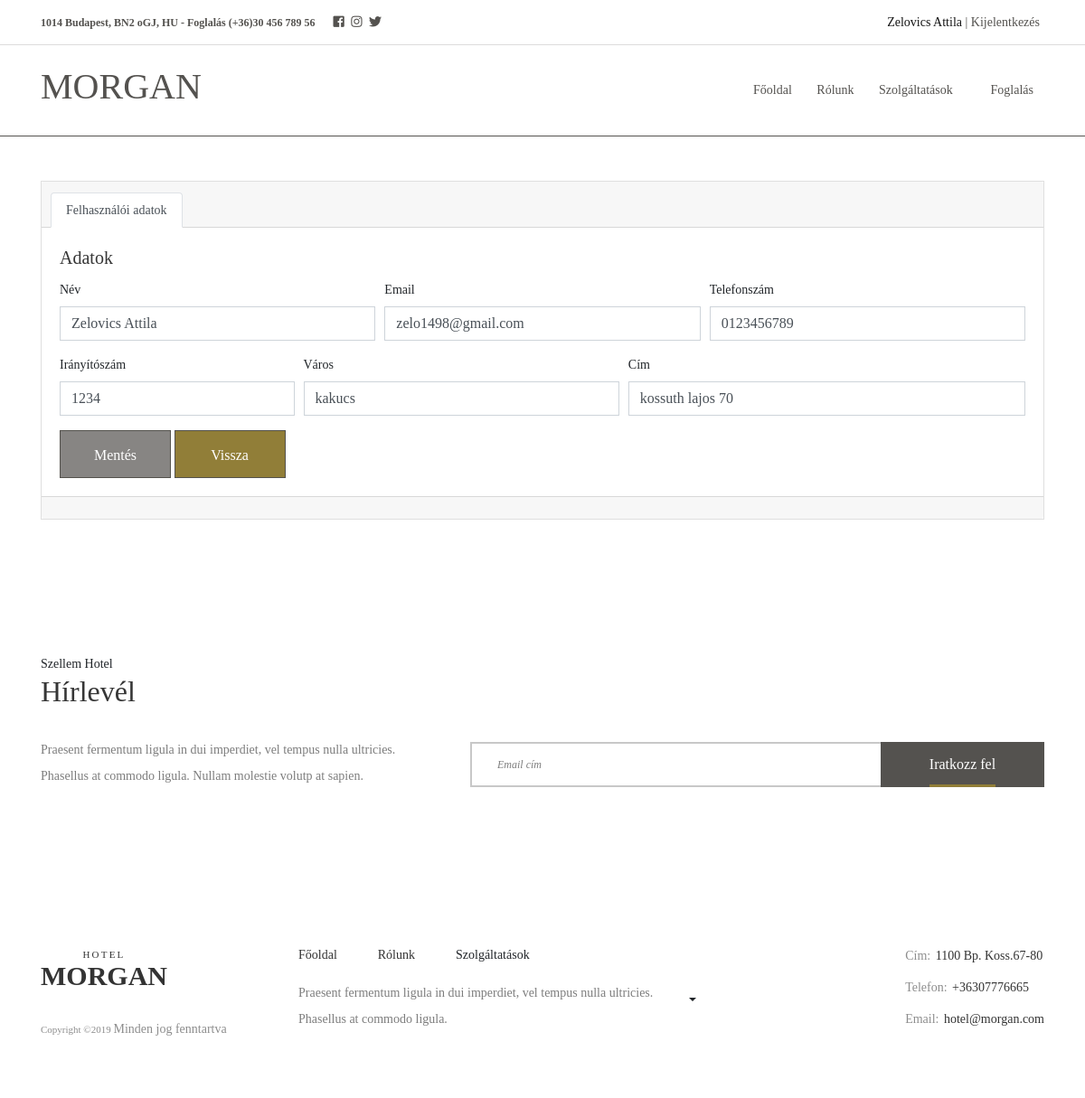
The app's page /edit-profile (signed in) with its own data.
### tables this page shows
CREATE TABLE `guests` (
  `guest_id` int(11) NOT NULL,
  `user_id` int(11) NOT NULL,
  `address` varchar(255) NOT NULL,
  `post_code` int(11) NOT NULL,
  `city` varchar(255) NOT NULL,
  `phone` varchar(255) NOT NULL
);

CREATE TABLE `users` (
  `user_id` int(11) NOT NULL,
  `name` varchar(255) NOT NULL,
  `email` varchar(50) NOT NULL,
  `password` varchar(255) NOT NULL,
  `joined` date NOT NULL,
  `status` int(11) NOT NULL
);

### DB/db.php (called while the page is built, shortened)
<?php
class db{
    private static $host ="127.0.0.1:3306";
    private static $username ="root";
    private static $password ="";
    private static $database ="morgan";
    private static $coding ="utf8";
    private static $instance = null;
    private $connection ="";
    public function __construct(){
        $this->connection = mysqli_connect(self::$host,self::$username,self::$password);
        if (mysqli_connect_errno($this->connection)){
            die("Could not connect mysql database");
        }else{
            mysqli_select_db($this->connection,self::$database);
            mysqli_set_charset($this->connection,self::$coding);
        }
    }
    public static function get(){
        if (is_null(self::$instance)){
            self::$instance = new db;
        }
        return self::$instance;
    }
    public function query($queryString){
        $result = mysqli_query($this->connection,$queryString);
        return $result;
    }
    public function getRow($queryString){
        $result = $this->query($queryString);
        return mysqli_fetch_assoc($result);
    }
}
?>

### Views/Profile/editProfile.php (the view, shortened to what this page needs)
<?php
require_once root."/DB/db.php";
require_once root."/Views/Frame/header.php";
if (isset($_SESSION["id"])):
    $userData = "SELECT * FROM users LEFT JOIN guests ON users.user_id = guests.user_id WHERE users.user_id=" . $_SESSION["id"];
    $data = $db->getRow($userData);
                ?>
    <div class="container " style="margin-top: 200px;">
        <div class="row mb-5">
            <div class="col-12">
                <div class="card text-center">
                    <div class="card-header">
                        <ul class="nav nav-tabs card-header-tabs">
                            <li class="nav-item">
                                <a class="nav-link active" href="#">Felhasználói adatok</a>
                            </li>
                        </ul>
                    </div>
                    <div class="card-body text-left">
                        <h5 class="text-left card-title">Adatok</h5>
                        <form action="" method="post">
                            <div class="form-row">
                                <div class="form-group col-md-4">
                                    <label for="name">Név</label>
                                    <input type="text" class="form-control" id="name"  name="name" placeholder="Név..." value="<?php if ($data["name"] != ""): echo $data["name"]; endif; ?>">
                                </div>
                                <div class="form-group col-md-4">
                                    <label for="email">Email</label>
                                    <input type="email" class="form-control" id="email" name="email"  placeholder="Email" value="<?php if ($data["email"] != ""): echo $data["email"]; endif; ?>">
                                </div>
                                <div class="form-group col-md-4">
                                    <label for="phone">Telefonszám</label>
                                    <input type="text" class="form-control" id="phone"  name="phone" placeholder="phone" value="<?php if ($data["phone"] != ""): echo $data["phone"]; endif; ?>">
                                </div>
                            </div>
                            <div class="form-row">
                                <div class="form-group col-md-3">
                                    <label for="postCode">Irányítószám</label>
                                    <input type="number" class="form-control" id="postCode" name="postCode" placeholder="Irányítószám..." value="<?php if ($data["post_code"] != ""): echo $data["post_code"]; endif; ?>">
                                </div>
                                <div class="form-group col-md-4">
                                    <label for="city">Város</label>
                                    <input type="text" class="form-control" id="city" name="city" placeholder="Város..." value="<?php if ($data["city"] != ""): echo $data["city"]; endif; ?>">
                                </div>
                                <div class="form-group col-md-5">
                                    <label for="address">Cím</label>
                                    <input type="text" class="form-control" id="address" name="address" placeholder="Cím..." value="<?php if ($data["address"] != ""): echo $data["address"]; endif; ?>">
                                </div>
                            </div>
                            <button name="editUserDataButton" type="submit" class="btn palatin-btn">Mentés</button>
                            <a href="/profile" class="btn palatin-btn" style="background-color: #917e38">Vissza</a>
                        </form>
                    </div>
                    <div class="card-footer text-muted text-left">
                    </div>
                </div>
            </div>
        </div>
    </div>
    <?php
    require_once root."/Views/Frame/footer.php";
else:
    header("location: /login");
endif;
?>

### Assets/Css/hr.css (style rules this page uses)
body { margin: 0; }

### Assets/Css/style.css (style rules this page uses)
* { margin: 0; padding: 0; }
body { font-family:"Palatino Linotype", "Book Antiqua", Palatino, serif; font-size: 14px; background-color: white; }
h1, h2, h3, h4, h5, h6 { color: #363636; line-height: 1.3; font-weight: 400; }
a, a:hover, a:focus { -webkit-transition-duration: 500ms; transition-duration: 500ms; text-decoration: none; outline: 0 solid transparent; color: #141414; font-weight: 400; font-size: 14px; }
ul, ol { margin: 0; }
ul li, ol li { list-style: none; }
.palatin-btn { background-color: rgba(84, 82, 79, 0.7); border: 1px solid #54524d; -webkit-transition-duration: 500ms; transition-duration: 500ms; position: relative; z-index: 1; display: inline-block; min-width: 123px; height: 53px; color: #ffffff; border-radius: 0; padding: 0 30px; font-size: 16px; line-height: 53px; text-transform: capitalize; }
*, *:before, *:after { -moz-box-sizing: border-box; -webkit-box-sizing: border-box; box-sizing: border-box; }
.card { border-radius: 0; }
.form-control { border-radius: 0; }

### Assets/Css/classy-nav.css (style rules this page uses)
* { margin: 0; padding: 0; }
body { font-family: "Roboto", sans-serif; }
ul, ol { margin: 0; }
ul li, ol li { list-style: none; }

### records on screen
guests: name "Zelovics Attila", email "zelo1498@gmail.com", phone "0123456789", postCode "1234", city "kakucs", address "kossuth lajos 70"

### other values on screen
$_SESSION["name"] "Zelovics Attila"
